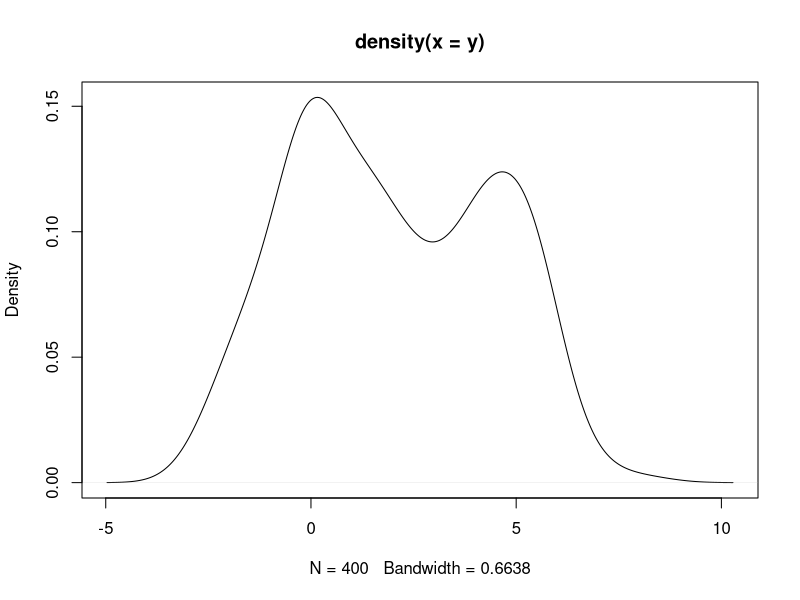

Write R code to recreate this figure. (Note: this script raises an error after producing the figure.)
### EM Algorithm for multivariate case dim = 4, C = 2
install.packages("MASS")
install.packages("mvtnorm")

library(MASS)
library(mvtnorm)
### Data generate
d               =   4
x               =   rbinom(100, 1, 0.50)
y               =   mvrnorm(length(x),  c(5,5,2,2), 1*diag(d))
y[which(x==0),] =   mvrnorm(length(which(x==0)), c(-1.5,0,0,0), 0.5*diag(d))
plot(density(y))

## Parameters: p,mu,sigma 
##Initial values:  
C = 2;               iter.max = 50
p = rep(1/C,C); 
mu = rbind(c(0,0,0,0),c(-1,1,-1,1)); Sigma = list(); z = array(0, dim = c(length(x),C))
Sigma[[1]] = Sigma[[2]] = diag(d)
##Estep: Generating Latent Variables.

for(ss in 1:iter.max)
{
  #Estep:
  for(ii in 1:length(x))
  {
    #print(weights(y[ii], p, mu, sigma))
    z[ii,] = t(rmultinom(1, (C-1), prob = weights_multi(y[ii,], p, mu, Sigma)))
  }
  
  ## Mstep Estimation:
  for(jj in 1:C)
  {
    y1           = y[which(z[,jj]==1),]
    mu[jj,]      = colMeans(y1)
    Sigma[[jj]]  = var(y1)
    p[jj]        = nrow(y1)/nrow(y)
  }
  
  print(mu)
  #print(Sigma)
}


weights_multi     = function(x, p, mu, Sigma, ...)
{
    ww        = NULL 
  for(kk in 1:C)
    ww        =  c(ww, p[kk]*dmvnorm(x, mean = mu[kk,], Sigma[[kk]], log = FALSE))
  return(ww/sum(ww))
}



#Result: Compare
which(x==1) 
which(z[,1]==0)
